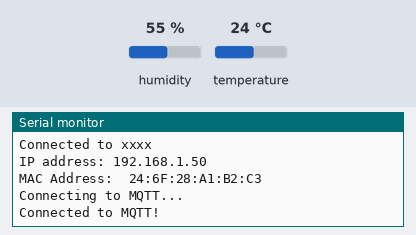
This program was run on a simulated ESP32. Parts: the last lines printed to the serial monitor. Inputs (shaded band) come from the test bench; at power-on: humidity 55 %, temperature 24 °C. WiFi joins after 1.5 s; servers stay silent unless stated; no MQTT or app messages arrive unless stated.

Above: at 2.7 s.
2.8 s: humidity set to 22 %
At 6.2 s:
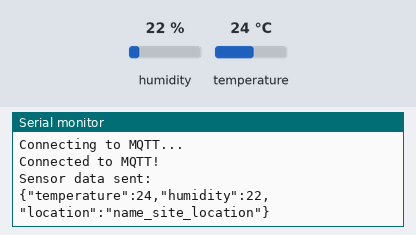
9.7 s: temperature set to 12 °C
At 11.3 s:
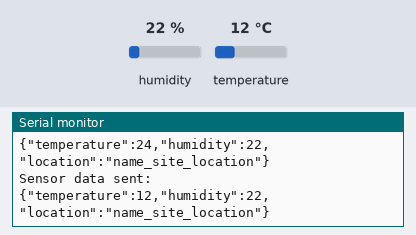
16.6 s: humidity set to 40 %
At 21.4 s:
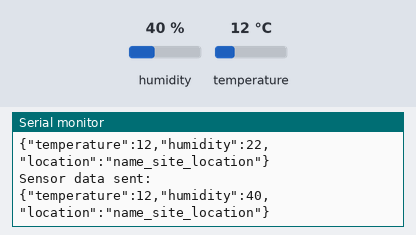

Measured:
- after the input at 2.8 s, the serial monitor: prints a new line after 2.2 s (image 1)
- after the input at 9.7 s, the serial monitor: prints a new line after 0.31 s (image 2)
- after the input at 16.6 s, the serial monitor: prints a new line after 3.4 s (image 3)

The program:

main.cpp
```cpp
#include <Arduino.h>
#include <WiFi.h>
#include <MQTT.h>
#include <SPI.h>
#include <DHT.h>
#include <DHT_U.h>
#include <ArduinoJson.h>

// DHT22
#define DHTPIN 4
#define DHTTYPE DHT22

//========= Konfigurasi WiFi ============
const char *SSID = "xxxx";  // Nama jaringan WiFi
const char *PASS = "xxxxx"; // Password WiFi

//========= MQTT Config ============
const char *MQTT_SERVER = "cccc";
const char *MQTT_STATUS = "xxxxxxx"; // name_location/name_device/lwt
const char *MQTT_SENSOR = "xxxxx";   // name_location/name_device/stat
const char *WILL_MESSAGE = "Offline";

const char *MQTT_CLIENT_ID = "xxxx";  // create client id unique
const char *MQTT_USERNAME = "xxxxxx"; // user mqtt
const char *MQTT_PASSWORD = "xxxxxx"; // pass mqtt

String siteLocation = "name_site_location"; // sesuaikan posisi lokasi pemasangan end device

WiFiClient espClient;
MQTTClient client;
DHT dht(DHTPIN, DHTTYPE);

void setup_wifi()
{
  WiFi.mode(WIFI_STA);
  WiFi.begin(SSID, PASS);
  Serial.print("Connecting");
  while (WiFi.status() != WL_CONNECTED)
  {
    Serial.print(".");
    delay(250);
  }
  while (WiFi.waitForConnectResult() != WL_CONNECTED)
  {
    Serial.println("Connection Failed!");
    delay(5000);
    ESP.restart();
  }
  Serial.println("");
  Serial.print("Connected to ");
  Serial.println(SSID);
  Serial.print("IP address: ");
  Serial.println(WiFi.localIP());
  Serial.print("MAC Address:  ");
  Serial.println(WiFi.macAddress());
  WiFi.setAutoReconnect(true);
  WiFi.persistent(true);
}

void connectToMqtt()
{
  Serial.print("Connecting to MQTT...");
  while (!client.connect(MQTT_CLIENT_ID, MQTT_USERNAME, MQTT_PASSWORD))
  {
    Serial.print(".");
    delay(1000);
  }
  // subscribe in here
  Serial.println("\nConnected to MQTT!");
  client.publish(MQTT_STATUS, "Online", true, 1);
}

void sendSensorData()
{
  // Membaca data suhu dan kelembaban dari sensor DHT
  float temperature = dht.readTemperature(); // Mengambil suhu dalam Celcius
  float humidity = dht.readHumidity();       // Mengambil kelembaban

  // Cek apakah pembacaan gagal
  if (isnan(temperature) || isnan(humidity))
  {
    Serial.println("Failed to read from DHT sensor!");
    return; // Keluar dari fungsi jika pembacaan gagal
  }

  // Membuat objek JSON
  StaticJsonDocument<128> jsonDoc;
  jsonDoc["temperature"] = temperature;
  jsonDoc["humidity"] = humidity;
  jsonDoc["location"] = siteLocation; // Lokasi statis

  // Menyusun JSON menjadi string
  char buffer[128];
  size_t n = serializeJson(jsonDoc, buffer);
  serializeJson(jsonDoc, buffer);

  // Mengirim data JSON ke MQTT
  client.publish(MQTT_SENSOR, buffer, n);
  Serial.println("Sensor data sent: ");
  Serial.println(buffer);
}

void setup()
{
  Serial.begin(115200);
  dht.begin();
  setup_wifi();
  client.begin(MQTT_SERVER, 1883, espClient);
  client.setWill(MQTT_STATUS, WILL_MESSAGE, true, 1);
  connectToMqtt();
}

void loop()
{
  if (!client.connected())
  {
    connectToMqtt();
  }
  client.loop();

  // Send sensor data every 5 seconds
  static unsigned long lastSendTime = 0;
  if (millis() - lastSendTime > 5000)
  {
    lastSendTime = millis();
    sendSensorData();
  }
}
```
